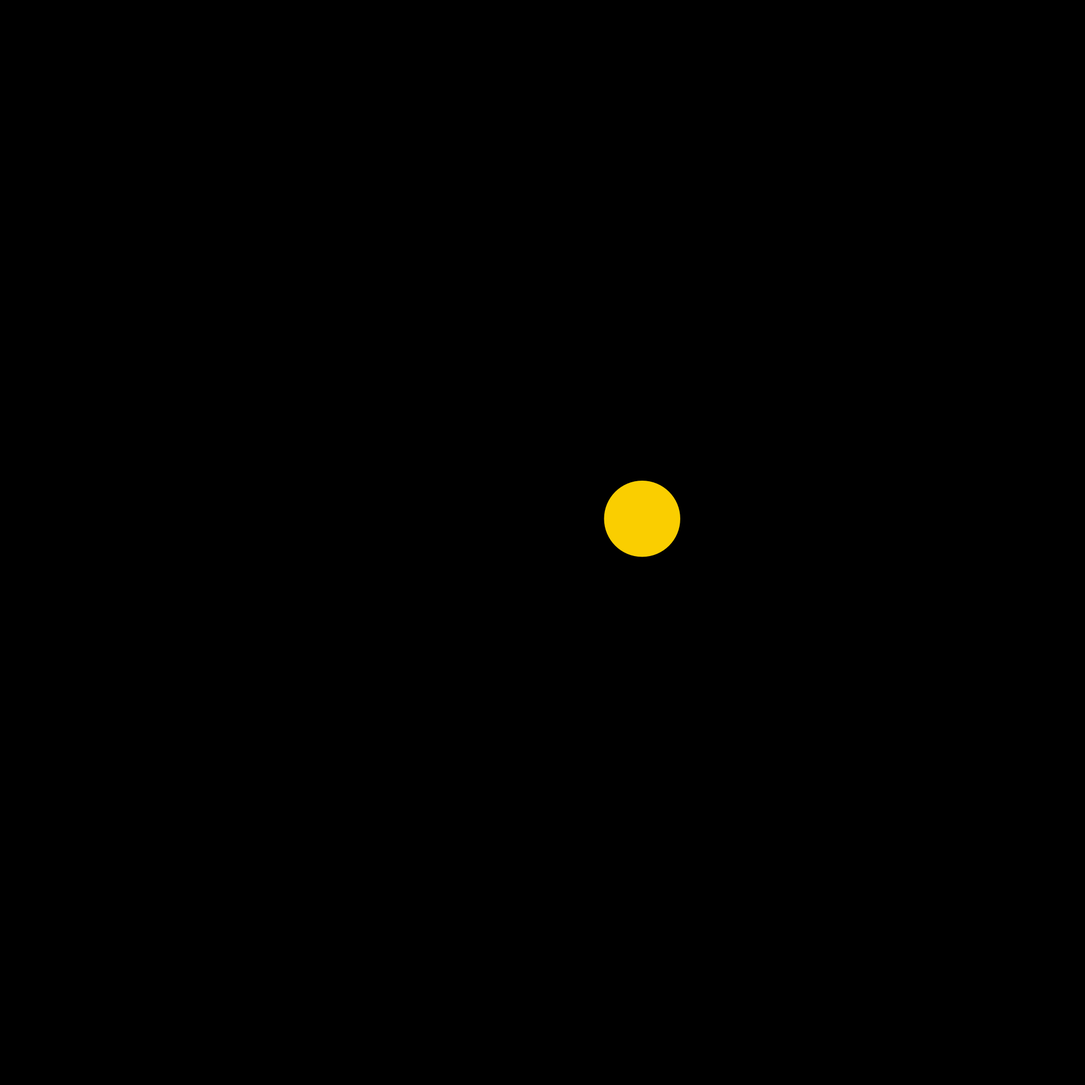
Frame 1 (no input)
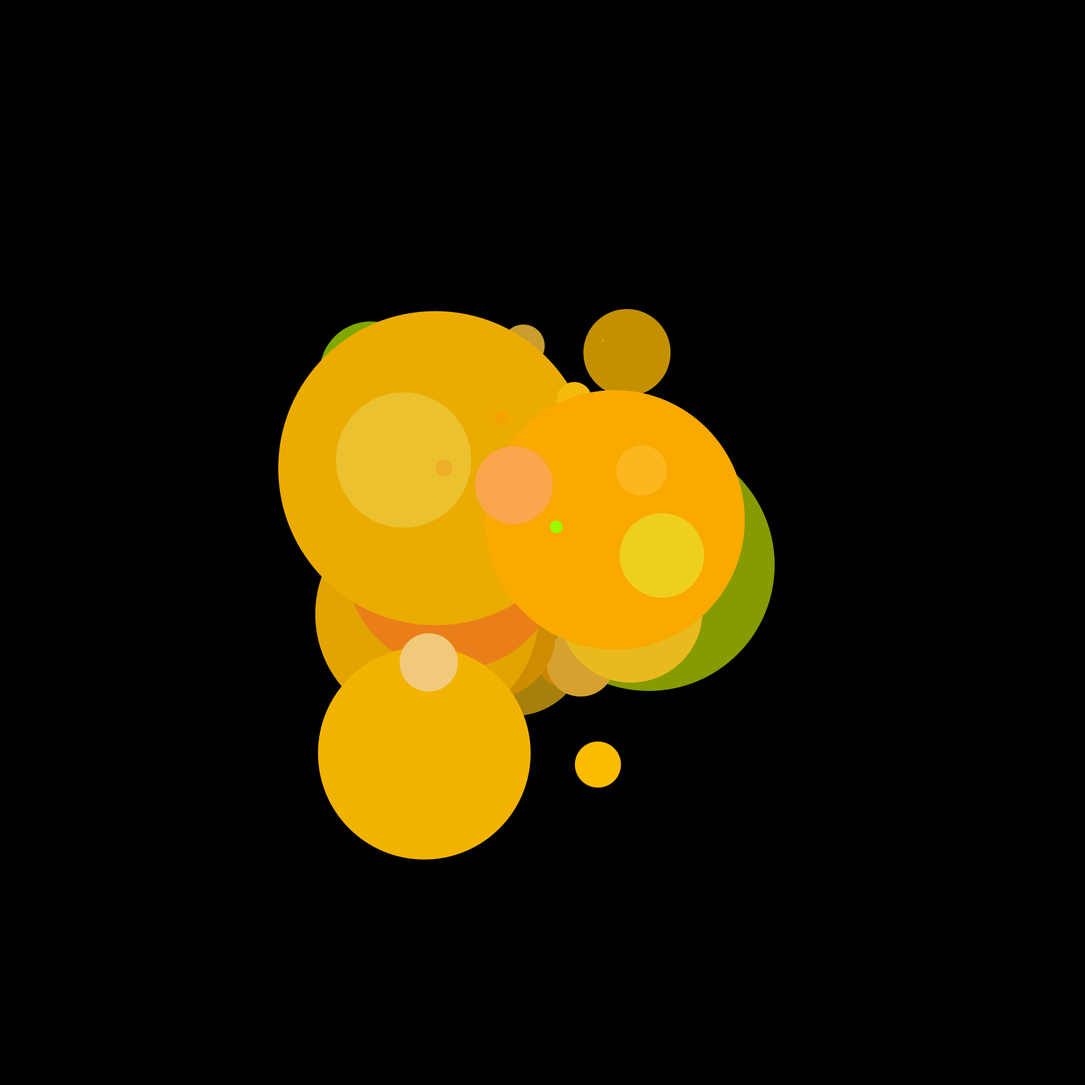
Frame 60 (the mouse pressed at the canvas centre just before this capture)
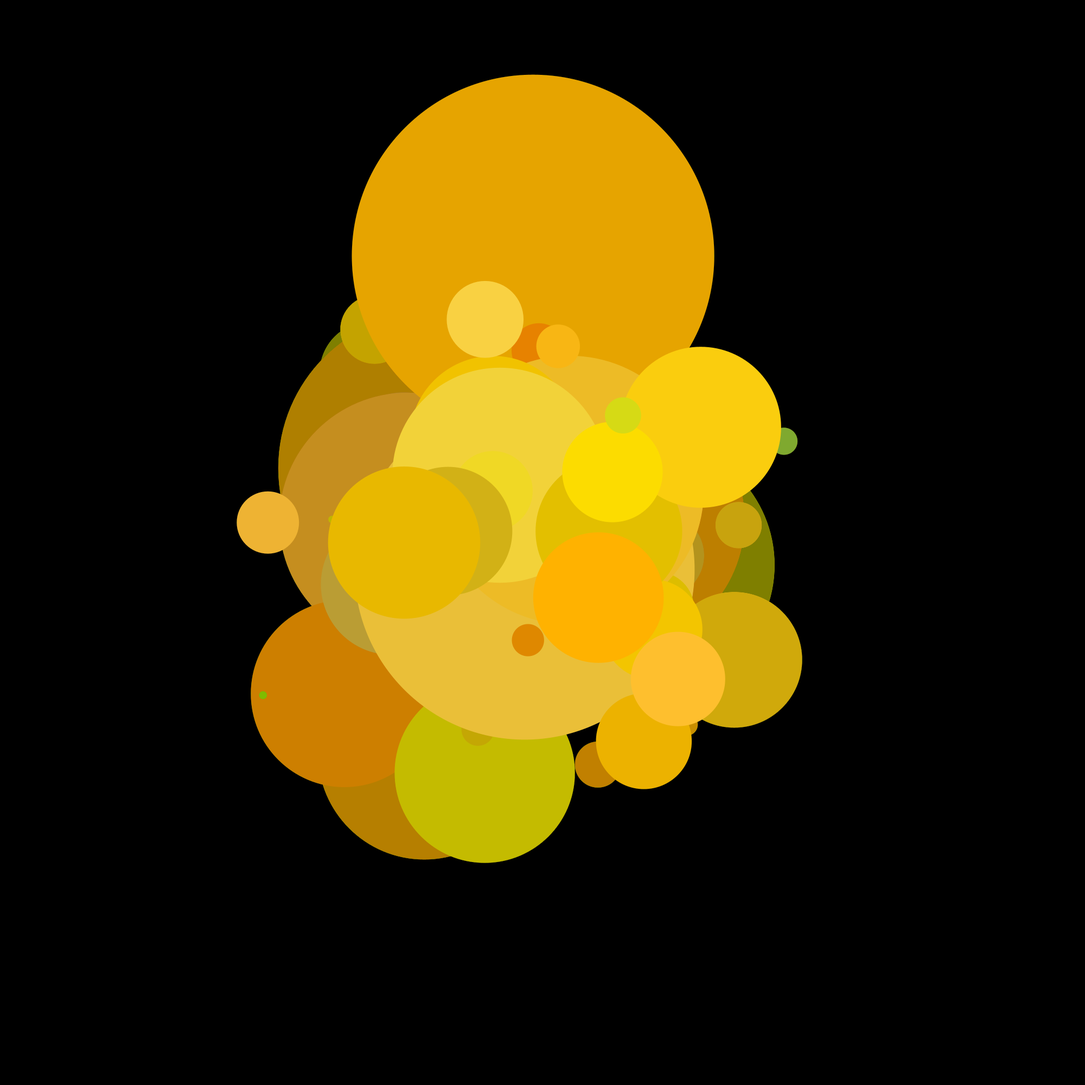
Frame 120 (the mouse held since frame 60 and released just before this capture)

The Processing sketch that drew these frames (run headless with seeded random() and noise(); from frame 60 on, the mouse is pressed at the canvas centre):

// Processing sketch: Gaussian2
// ── Gaussian2.pde
// Daniel Shiffman
// The Nature of Code
// http://www.shiffman.net/
import java.util.*;
Random generator;

void setup() {
  size(2000,2000);
  background(0);
  smooth();
  generator = new Random();
  frameRate(4);

}

void draw() {
  //create an alpha blended background
  fill(0,1);
  rect(0,0,width,height);

  //get 3 gaussian random numbers w/ mean of 0 and standard deviation of 1.0
  float r = (float) generator.nextGaussian();
  float g = (float) generator.nextGaussian();
  float b = (float) generator.nextGaussian();

  //define standard deviation and mean
  float sd = 50; float mean = 255;
  //scale by standard deviation and mean
  //also constrain to between (0,255) since we are dealing with color
  r = constrain((r * sd) + mean,0,255);

  //repeat for g & b
  sd = 20; mean = 200;
  g = constrain((g * sd) + mean,0,255);
  sd = 50; mean = 0;
  b = constrain((b * sd) + mean,0,255);

  //get more gaussian numbers, this time for location
  float xloc = (float) generator.nextGaussian();
  float yloc = (float) generator.nextGaussian();
  sd = width/10;
  mean = width/2;
  xloc = ( xloc * sd ) + mean;
  yloc = ( yloc * sd ) + mean;
  
  //draw an ellipse with gaussian generated color and location
  noStroke();
  fill(r,g,b);
  float size = (float)generator.nextGaussian() * sd;
  ellipse(xloc,yloc,size ,size);
}
